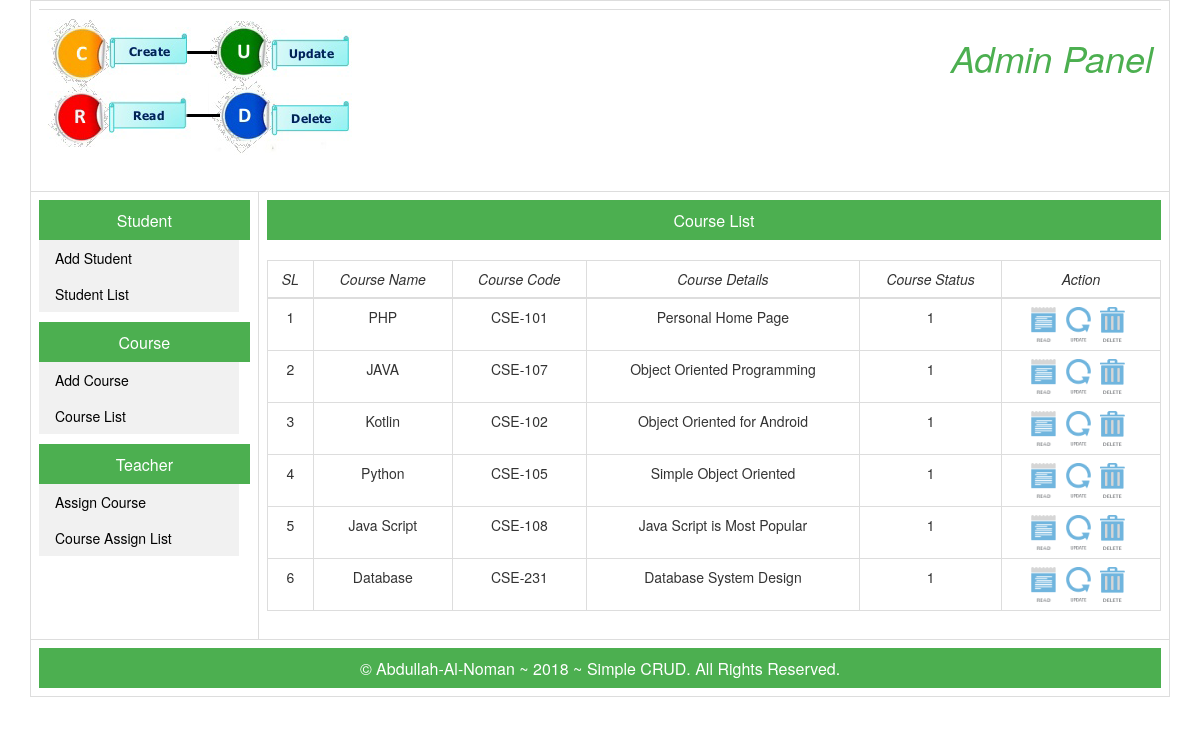
The app's page /admin/index.php?&s=7 with its own data.
### tables this page shows
CREATE TABLE `courses` (
  `course_id` int(11) NOT NULL,
  `course_name` varchar(99) NOT NULL,
  `course_code` varchar(10) NOT NULL,
  `course_details` varchar(255) NOT NULL,
  `course_add_date` timestamp NOT NULL DEFAULT CURRENT_TIMESTAMP,
  `course_modified_date` datetime NOT NULL DEFAULT CURRENT_TIMESTAMP,
  `course_status` int(1) NOT NULL
);

### admin/course-list.php (the view)
<?php
include("config.php");
$query = "SELECT * FROM `courses` WHERE course_status ='1'";
$stmt = $connection->query($query);
$results = $stmt->fetchAll(PDO::FETCH_ASSOC);
?>
<div align="center" class="headline">Course List</div>
<br>
<table class="table table-bordered">
        <thead>
            <tr align="center">
                <td><i>SL</i></td>
                <td><i>Course Name</i></td>
                <td><i>Course Code</i></td>
                <td><i>Course Details</i></td>
                <td><i>Course Status</i></td>
                <td><i>Action</i></td>
            </tr>
        </thead>
        <tbody>
        <?php
        $sl = 1;
        foreach ($results as $user){
        ?>
            <tr align="center" valign="middle">
                <td><?php echo $sl++?></td>
                <td><?php echo $user['course_name'] ?></td>
                <td><?php echo $user['course_code'] ?></td>
                <td><?php echo $user['course_details'] ?></td>
                <td><?php echo $user['course_status'] ?></td>
                <td>
                    <a href="index.php?id=<?php echo $user['course_id'] ?>&s=9">
<img src="../images/read-icon.png" alt="View" width="25px" height="35px" title="View">
                    </a>
                    <a href="index.php?id=<?php echo $user['course_id'] ?>&s=8">
<img src="../images/update-icon.png" alt="Update" width="25px" height="35px" title="Update">
                    </a>
<a href="course-delete.php?id=<?php echo $user['course_id'] ?>" onclick="course_alert()">
<img src="../images/delete-icon.png" alt="Delete" width="25px" height="35px" title="Delete">
</a>
                </td>
            </tr>
        <?php }?>
        </tbody>
    </table>

### admin/index.php
<!DOCTYPE html>
<html>
<head>
    <?php include("head.php") ?>
</head>
<body>
<div class="container">
    <table class="table table-bordered">
            <tr>
            <td colspan=2>
                <?php include("logo.php") ?>
            </td>
            </tr>
    <tr>
    <td width="20%" valign="top">
            <?php include("left-column.php") ?>
    </td>
    <td valign="top" width="80%">
        <?php include("include.php"); ?>
    </td>
    </tr>
    <tr>
    <td colspan="2" scope="row" align="center">
            <?php include("footer.php") ?>
    </td>
    </tr>
    </table>
</div>
</body>
</html>

### admin/head.php (shortened to what this page needs)
<link rel="stylesheet" href="../css/bootstrap.min.css">
<link rel="stylesheet" href="../css/style.css">

### admin/logo.php (shortened to what this page needs)
<table class="table">
		<tr>
		<td>
		<a href="./">
		<img src="../images/logo.png" alt="CRUD-logo"></td>
		<td align="right">
		<a href="./">
		<h1 style="color: #4CAF50; font-style: italic;">Admin Panel</h1>
		</a>
		</td>
		</tr>
</table>

### admin/left-column.php
<div align="center" class="headline">Student</div>
<ul>
    <li><a href="index.php?s=2">Add Student</a></li>
    <li><a href="index.php?s=3">Student List</a></li>
</ul>
<div align="center" class="headline">Course</div>
<ul>
    <li><a href="index.php?s=6">Add Course</a></li>
    <li><a href="index.php?s=7">Course List</a></li>
</ul>
<div align="center" class="headline">Teacher</div>
<ul>
    <li><a href="index.php?s=10">Assign Course</a></li>
    <li><a href="index.php?s=11">Course Assign List</a></li>
</ul>

### admin/include.php (shortened to what this page needs)
<?php
	if(!isset($_GET['s'])) { $s	=	1; }
	else { $s	=	$_GET['s'];	}
	switch($s)	{
					case 7:
					include_once("course-list.php");
					break;
}
?>

### admin/footer.php
<div align="center" class="headline">
            &copy; Abdullah-Al-Noman ~ <?php echo date('Y')?> ~ Simple CRUD. All Rights Reserved.
</div>

### css/style.css (style rules this page uses)
.headline { font-size: 16px; padding: 10px 0 10px 0; height: 40px; background-color: #4CAF50; color: white; }
img { margin-right: 6px; }
ul { list-style-type: none; padding: 0; width: 200px; background-color: #f1f1f1; }
li a { display: block; color: #000; padding: 8px 16px; text-decoration: none; }

### records on screen
courses: course_name "PHP", course_code "CSE-101", course_details "Personal Home Page", course_status "1"
courses: course_name "JAVA", course_code "CSE-107", course_details "Object Oriented Programming", course_status "1"
courses: course_name "Kotlin", course_code "CSE-102", course_details "Object Oriented for Android", course_status "1"
courses: course_name "Python", course_code "CSE-105", course_details "Simple Object Oriented", course_status "1"
courses: course_name "Java Script", course_code "CSE-108", course_details "Java Script is Most Popular", course_status "1"
courses: course_name "Database", course_code "CSE-231", course_details "Database System Design", course_status "1"
